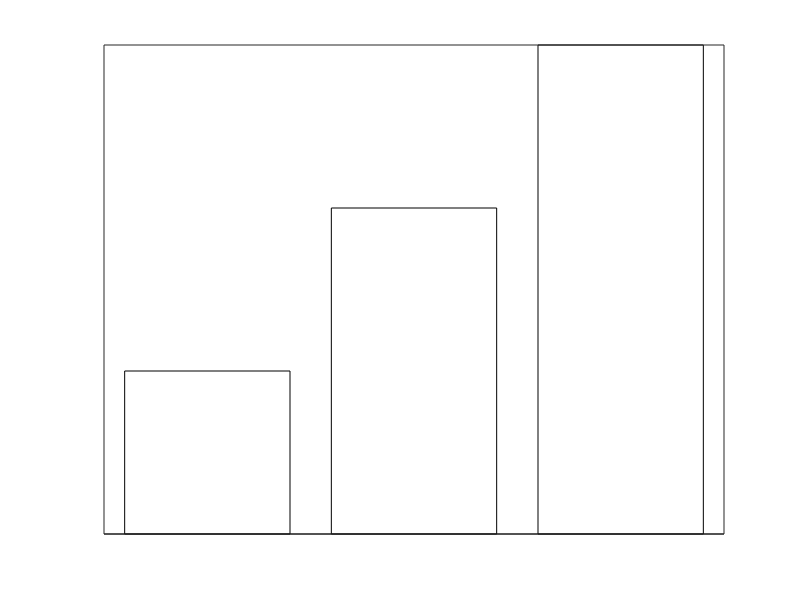

Reproduce this figure in MATLAB. (Note: this script raises an error after producing the figure.)
% RGB to grayscale conversion using two methods
b = bar(1:3,'FaceColor','flat'); % an arbitrary bar plot with 3 bars
xticks([]), yticks([])
% [R G B] values specifying 1st,2nd,3rd bars colors as red,green,blue
b.CData(1,:) = [1 0 0]; b.CData(2,:) = [0 1 0]; b.CData(3,:) = [0 0 1];
% Store the plot as a raster image using the screen resolution
img = print('-RGBImage','-r0');

% Method 1: grayscale = (R+G+B)/3 
img_gray_1 = imlincomb(1/3,img(:,:,1),1/3,img(:,:,2),1/3,img(:,:,3));
% Method 2: grayscale = Y = 0.2989*R + 0.5870*G + 0.1140*B
img_gray_2 = rgb2gray(img);

figure, imshowpair (img_gray_1, img_gray_2, 'montage')